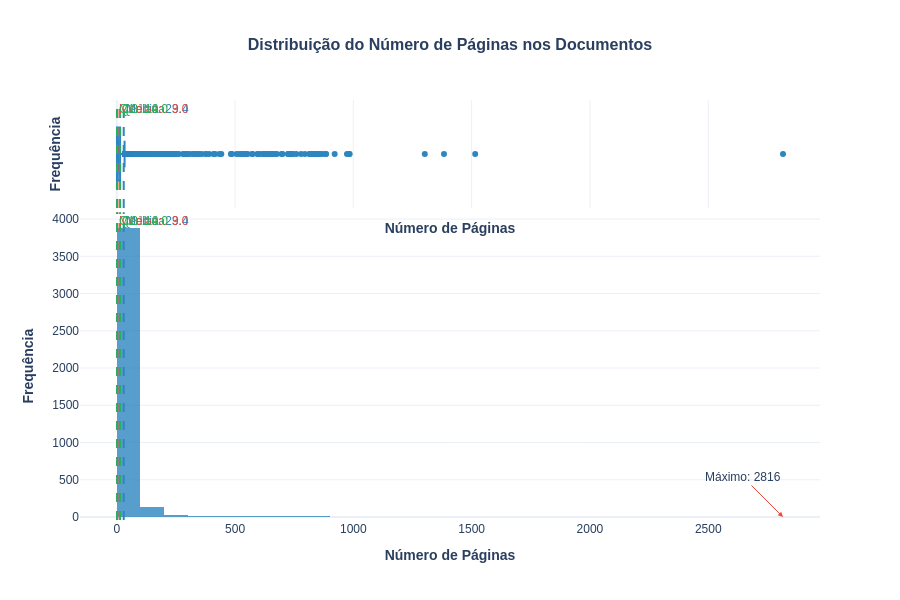

Here is the notebook cell this chart was saved with:
### Markdown cell above
## Pergunta 1: Qual é a distribuição do número de páginas nos documentos?

### Code cell
# %%
# Pergunta 1: Qual é a distribuição do número de páginas nos documentos?
# =============================================================================


def analyze_distribution(df: pd.DataFrame) -> Dict[str, Any]:
    """
    Exibe estatísticas e gráfico interativo da distribuição de número de páginas.

    Args:
        df: DataFrame contendo coluna 'numero-de-paginas'.

    Returns:
        Dict[str, Any]: Dicionário com estatísticas-chave para uso em outras funções
    """
    pages = df["numero-de-paginas"].dropna()
    n = len(pages)
    mean = pages.mean()
    median = pages.median()
    std = pages.std(ddof=1)
    q1, q3 = pages.quantile([0.25, 0.75])
    iqr = q3 - q1
    ci_low, ci_high = stats.t.interval(0.95, df=n - 1, loc=mean, scale=stats.sem(pages))
    skewness = stats.skew(pages)
    kurtosis = stats.kurtosis(pages)

    # Classificação da distribuição
    distribution_type = "aproximadamente normal"
    if skewness > 1:
        distribution_type = "assimétrica à direita (cauda longa positiva)"
    elif skewness < -1:
        distribution_type = "assimétrica à esquerda (cauda longa negativa)"

    # Detecção de outliers usando IQR
    lower_bound = q1 - 1.5 * iqr
    upper_bound = q3 + 1.5 * iqr
    outliers = pages[(pages < lower_bound) | (pages > upper_bound)]

    # Definição de estatísticas de referência e suas cores
    references = [
        {"value": mean, "name": "Média", "color": MAIN_COLOR},
        {"value": median, "name": "Mediana", "color": SEC_COLOR},
        {"value": q1, "name": "Q1", "color": HIGHLIGHT_COLOR},
        {"value": q3, "name": "Q3", "color": HIGHLIGHT_COLOR},
    ]

    # Criação do histograma aprimorado
    fig = px.histogram(
        pages,
        nbins=30,
        marginal="box",
        title="<b>Distribuição do Número de Páginas nos Documentos</b>",
        labels={"value": "Número de Páginas", "count": "Frequência"},
        color_discrete_sequence=[MAIN_COLOR],
        opacity=0.8,
    )

    # Adição de linhas de referência com cores distintas
    for ref in references:
        fig.add_vline(
            x=ref["value"],
            line_dash="dash",
            line_color=ref["color"],
            line_width=2,
            annotation_text=f"{ref['name']}: {ref['value']:.1f}",
            annotation_position="top right",
            annotation_font_color=ref["color"],
            annotation_font_size=12,
        )

    fig.update_xaxes(title_text="<b>Número de Páginas</b>", title_font=dict(size=14))
    fig.update_yaxes(title_text="<b>Frequência</b>", title_font=dict(size=14))

    fig.update_layout(
        showlegend=False,
        title_x=0.5,
        title_font=dict(size=16),
        **FIGURE_CONFIG,
        hovermode="x unified",
    )

    # Adição de anotações para destacar outliers e padrões
    max_pages = pages.max()
    fig.add_annotation(
        x=max_pages,
        y=0,
        text=f"Máximo: {max_pages}",
        showarrow=True,
        arrowhead=2,
        arrowcolor=SEC_COLOR,
        ax=-40,
        ay=-40,
    )

    fig.show()

    # Exibição do resumo estatístico
    resumo = (
        f"**Resumo da Distribuição**\n\n"
        f"- **N** = {n:,}\n"
        f"- **Média** = {mean:.2f} (IC95%: {ci_low:.2f}–{ci_high:.2f})\n"
        f"- **Mediana** = {median:.2f}\n"
        f"- **IQR** = {iqr:.2f}\n"
        f"- **Desvio Padrão (σ)** = {std:.2f}\n"
        f"- **Mínimo** = {pages.min()}\n"
        f"- **Máximo** = {pages.max()}\n"
        f"- **Assimetria** = {skewness:.2f}\n"
        f"- **Curtose** = {kurtosis:.2f}\n"
        f"- **Outliers detectados** = {len(outliers)} documentos\n"
    )
    display(Markdown(resumo))

    # Interpretação dos resultados
    interpretation = (
        f"**Interpretação da Distribuição:**\n\n"
        f"A distribuição do número de páginas é {distribution_type}. "
        f"A diferença entre média ({mean:.2f}) e mediana ({median:.2f}) "
        f"{'indica presença de valores extremos que puxam a média para cima' if mean > median else 'é pequena, sugerindo poucos valores extremos'}"
        f". Os outliers representam {len(outliers) / n * 100:.1f}% da coleção."
    )
    display(Markdown(interpretation))

    # Retornar estatísticas para uso em outras funções
    return {
        "mean": mean,
        "median": median,
        "std": std,
        "q1": q1,
        "q3": q3,
        "iqr": iqr,
        "skewness": skewness,
        "outliers": outliers,
        "distribution_type": distribution_type,
    }


distribution_stats = analyze_distribution(df)

### Figure 1 — Plotly figure (JSON) as saved in the notebook; plotly's stock layout.template omitted (floating-point values rounded to 4 significant figures; data arrays with more than 128 entries replaced by an {"elided": "..."} marker saying what was removed)
{"data": [{"bingroup": "x", "hovertemplate": "variable=numero-de-paginas<br>Número de Páginas=%{x}<br>count=%{y}<extra></extra>", "legendgroup": "numero-de-paginas", "marker": {"color": "#2E86C1", "opacity": 0.8, "pattern": {"shape": ""}}, "name": "numero-de-paginas", "nbinsx": 30, "orientation": "v", "showlegend": true, "type": "histogram", "x": {"elided": "4134 int values"}, "xaxis": "x", "yaxis": "y"}, {"hovertemplate": "variable=numero-de-paginas<br>Número de Páginas=%{x}<extra></extra>", "legendgroup": "numero-de-paginas", "marker": {"color": "#2E86C1"}, "name": "numero-de-paginas", "notched": true, "showlegend": false, "type": "box", "x": {"elided": "4134 int values"}, "xaxis": "x2", "yaxis": "y2"}], "layout": {"annotations": [{"font": {"color": "#2E86C1", "size": 12}, "showarrow": false, "text": "Média: 29.4", "x": 29.39, "xanchor": "left", "xref": "x", "y": 1, "yanchor": "top", "yref": "y domain"}, {"font": {"color": "#2E86C1", "size": 12}, "showarrow": false, "text": "Média: 29.4", "x": 29.39, "xanchor": "left", "xref": "x2", "y": 1, "yanchor": "top", "yref": "y2 domain"}, {"font": {"color": "#E74C3C", "size": 12}, "showarrow": false, "text": "Mediana: 3.0", "x": 3, "xanchor": "left", "xref": "x", "y": 1, "yanchor": "top", "yref": "y domain"}, {"font": {"color": "#E74C3C", "size": 12}, "showarrow": false, "text": "Mediana: 3.0", "x": 3, "xanchor": "left", "xref": "x2", "y": 1, "yanchor": "top", "yref": "y2 domain"}, {"font": {"color": "#27AE60", "size": 12}, "showarrow": false, "text": "Q1: 1.0", "x": 1, "xanchor": "left", "xref": "x", "y": 1, "yanchor": "top", "yref": "y domain"}, {"font": {"color": "#27AE60", "size": 12}, "showarrow": false, "text": "Q1: 1.0", "x": 1, "xanchor": "left", "xref": "x2", "y": 1, "yanchor": "top", "yref": "y2 domain"}, {"font": {"color": "#27AE60", "size": 12}, "showarrow": false, "text": "Q3: 14.0", "x": 14, "xanchor": "left", "xref": "x", "y": 1, "yanchor": "top", "yref": "y domain"}, {"font": {"color": "#27AE60", "size": 12}, "showarrow": false, "text": "Q3: 14.0", "x": 14, "xanchor": "left", "xref": "x2", "y": 1, "yanchor": "top", "yref": "y2 domain"}, {"arrowcolor": "#E74C3C", "arrowhead": 2, "ax": -40, "ay": -40, "showarrow": true, "text": "Máximo: 2816", "x": 2816, "y": 0}], "barmode": "relative", "font": {"family": "Arial", "size": 12}, "height": 600, "hovermode": "x unified", "legend": {"title": {"text": "variable"}, "tracegroupgap": 0}, "margin": {"b": 80, "l": 80, "r": 80, "t": 100}, "shapes": [{"line": {"color": "#2E86C1", "dash": "dash", "width": 2}, "type": "line", "x0": 29.39, "x1": 29.39, "xref": "x", "y0": 0, "y1": 1, "yref": "y domain"}, {"line": {"color": "#2E86C1", "dash": "dash", "width": 2}, "type": "line", "x0": 29.39, "x1": 29.39, "xref": "x2", "y0": 0, "y1": 1, "yref": "y2 domain"}, {"line": {"color": "#E74C3C", "dash": "dash", "width": 2}, "type": "line", "x0": 3, "x1": 3, "xref": "x", "y0": 0, "y1": 1, "yref": "y domain"}, {"line": {"color": "#E74C3C", "dash": "dash", "width": 2}, "type": "line", "x0": 3, "x1": 3, "xref": "x2", "y0": 0, "y1": 1, "yref": "y2 domain"}, {"line": {"color": "#27AE60", "dash": "dash", "width": 2}, "type": "line", "x0": 1, "x1": 1, "xref": "x", "y0": 0, "y1": 1, "yref": "y domain"}, {"line": {"color": "#27AE60", "dash": "dash", "width": 2}, "type": "line", "x0": 1, "x1": 1, "xref": "x2", "y0": 0, "y1": 1, "yref": "y2 domain"}, {"line": {"color": "#27AE60", "dash": "dash", "width": 2}, "type": "line", "x0": 14, "x1": 14, "xref": "x", "y0": 0, "y1": 1, "yref": "y domain"}, {"line": {"color": "#27AE60", "dash": "dash", "width": 2}, "type": "line", "x0": 14, "x1": 14, "xref": "x2", "y0": 0, "y1": 1, "yref": "y2 domain"}], "showlegend": false, "title": {"font": {"size": 16}, "text": "<b>Distribuição do Número de Páginas nos Documentos</b>", "x": 0.5}, "width": 900, "xaxis": {"anchor": "y", "domain": [0, 1], "title": {"font": {"size": 14}, "text": "<b>Número de Páginas</b>"}}, "xaxis2": {"anchor": "y2", "domain": [0, 1], "matches": "x", "showgrid": true, "showticklabels": false, "title": {"font": {"size": 14}, "text": "<b>Número de Páginas</b>"}}, "yaxis": {"anchor": "x", "domain": [0, 0.7326], "title": {"font": {"size": 14}, "text": "<b>Frequência</b>"}}, "yaxis2": {"anchor": "x2", "domain": [0.7426, 1], "matches": "y2", "showgrid": false, "showline": false, "showticklabels": false, "ticks": "", "title": {"font": {"size": 14}, "text": "<b>Frequência</b>"}}}}
